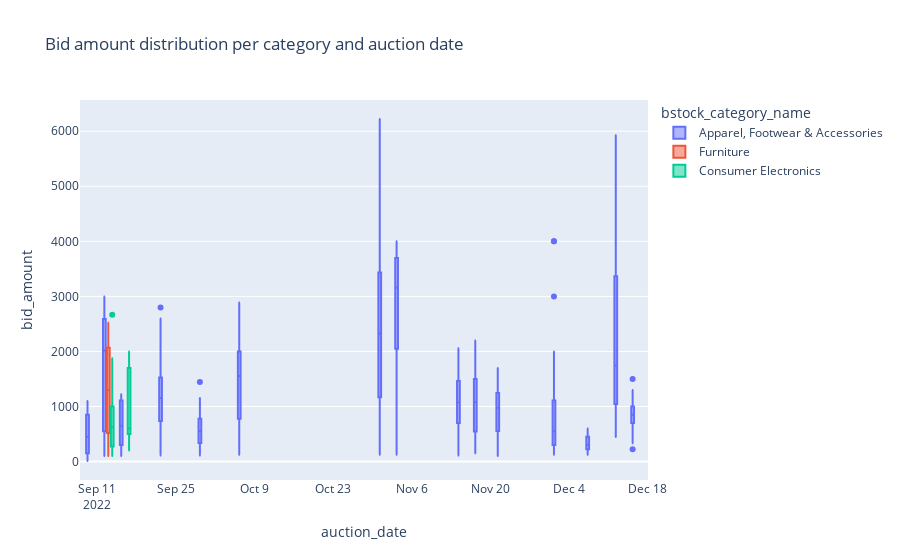

The notebook cell this image was saved under:
### Markdown cell above
- On November 1st, the auction started with a bid amount of 125 USD and finished with a bid amount of 6222 USD
- On December 13th, the auction started with a bid amount of 444 USD and finished with a bid amount of 5925 USD
- ON November 4th, the auction started with a bid amount od 125 USD and finished with a bid amount of 4000 USD

### Code cell
import plotly.express as px


fig = px.box(df, x="auction_date", y="bid_amount", color="bstock_category_name", title='Bid amount distribution per category and auction date')
fig.update_traces(quartilemethod="exclusive")
fig.show()

### Figure 1 — Plotly figure (JSON) as saved in the notebook; plotly's stock layout.template omitted (floating-point values rounded to 4 significant figures; data arrays with more than 128 entries replaced by an {"elided": "..."} marker saying what was removed)
{"data": [{"alignmentgroup": "True", "hovertemplate": "bstock_category_name=Apparel, Footwear & Accessories<br>auction_date=%{x}<br>bid_amount=%{y}<extra></extra>", "legendgroup": "Apparel, Footwear & Accessories", "marker": {"color": "#636efa"}, "name": "Apparel, Footwear & Accessories", "notched": false, "offsetgroup": "Apparel, Footwear & Accessories", "orientation": "v", "quartilemethod": "exclusive", "showlegend": true, "type": "box", "x": {"elided": "741 str values"}, "x0": " ", "xaxis": "x", "y": {"elided": "741 int values"}, "y0": " ", "yaxis": "y"}, {"alignmentgroup": "True", "hovertemplate": "bstock_category_name=Furniture<br>auction_date=%{x}<br>bid_amount=%{y}<extra></extra>", "legendgroup": "Furniture", "marker": {"color": "#EF553B"}, "name": "Furniture", "notched": false, "offsetgroup": "Furniture", "orientation": "v", "quartilemethod": "exclusive", "showlegend": true, "type": "box", "x": ["2022-09-13", "2022-09-13", "2022-09-13", "2022-09-13", "2022-09-13", "2022-09-13", "2022-09-13", "2022-09-13", "2022-09-13", "2022-09-13", "2022-09-13", "2022-09-13", "2022-09-13", "2022-09-13", "2022-09-13", "2022-09-13", "2022-09-13", "2022-09-13", "2022-09-13", "2022-09-13", "2022-09-13", "2022-09-13", "2022-09-13", "2022-09-13"], "x0": " ", "xaxis": "x", "y": [100, 150, 225, 250, 300, 301, 732, 900, 950, 1000, 1032, 1200, 1400, 1700, 1777, 1831, 1902, 2021, 2111, 2202, 2302, 2401, 2500, 2521], "y0": " ", "yaxis": "y"}, {"alignmentgroup": "True", "hovertemplate": "bstock_category_name=Consumer Electronics<br>auction_date=%{x}<br>bid_amount=%{y}<extra></extra>", "legendgroup": "Consumer Electronics", "marker": {"color": "#00cc96"}, "name": "Consumer Electronics", "notched": false, "offsetgroup": "Consumer Electronics", "orientation": "v", "quartilemethod": "exclusive", "showlegend": true, "type": "box", "x": ["2022-09-13", "2022-09-13", "2022-09-13", "2022-09-13", "2022-09-13", "2022-09-13", "2022-09-13", "2022-09-13", "2022-09-13", "2022-09-13", "2022-09-13", "2022-09-13", "2022-09-13", "2022-09-13", "2022-09-13", "2022-09-13", "2022-09-13", "2022-09-13", "2022-09-13", "2022-09-13", "2022-09-13", "2022-09-13", "2022-09-13", "2022-09-13", "2022-09-13", "2022-09-13", "2022-09-13", "2022-09-13", "2022-09-13", "2022-09-13", "2022-09-13", "2022-09-13", "2022-09-13", "2022-09-13", "2022-09-13", "2022-09-13", "2022-09-13", "2022-09-13", "2022-09-13", "2022-09-13", "2022-09-13", "2022-09-13", "2022-09-13", "2022-09-13", "2022-09-13", "2022-09-13", "2022-09-13", "2022-09-13", "2022-09-13", "2022-09-13", "2022-09-13", "2022-09-16", "2022-09-16", "2022-09-16", "2022-09-16", "2022-09-16", "2022-09-16", "2022-09-16", "2022-09-16", "2022-09-16", "2022-09-16", "2022-09-16"], "x0": " ", "xaxis": "x", "y": [100, 125, 200, 225, 250, 275, 300, 400, 450, 525, 625, 725, 775, 922, 1000, 1075, 1111, 1112, 1200, 1300, 1500, 1552, 1650, 1725, 1800, 1875, 2667, 100, 125, 280, 450, 500, 550, 550, 622, 101, 150, 151, 250, 275, 350, 450, 575, 625, 675, 732, 777, 827, 832, 865, 922, 200, 500, 500, 525, 565, 600, 666, 1500, 1700, 2000, 2000], "y0": " ", "yaxis": "y"}], "layout": {"boxmode": "group", "legend": {"title": {"text": "bstock_category_name"}, "tracegroupgap": 0}, "title": {"text": "Bid amount distribution per category and auction date"}, "xaxis": {"anchor": "y", "domain": [0, 1], "title": {"text": "auction_date"}}, "yaxis": {"anchor": "x", "domain": [0, 1], "title": {"text": "bid_amount"}}}}
